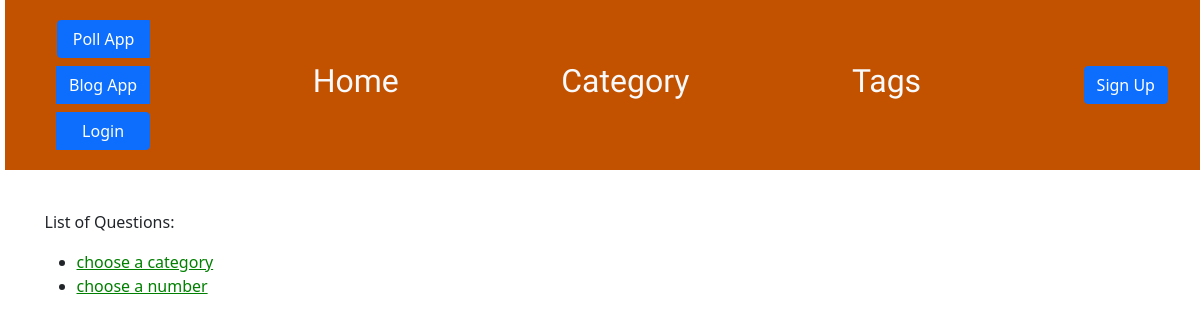
Screenshot of /polls/ with the database file from the repository.
### polls/models.py (models this page shows, shortened)
class Question(models.Model):
    question_text = models.CharField(max_length=200)
    pub_date = models.DateTimeField('date published')
    def __str__(self):
        return self.question_text

### polls/views.py (the view)
# urls.py: path('' , views.IndexView.as_view() , name = 'index'),
class IndexView(generic.ListView):
    template_name = 'polls/index.html'
    context_object_name = 'questions_list'
    def get_queryset(self):
        print("kkk")
        print(Question.objects.filter(pub_date__lte = timezone.now()).order_by('-pub_date')[:5])
        """Return the last five published questions."""
        return Question.objects.filter(pub_date__lte = timezone.now()).order_by('-pub_date')[:5]

### polls/templates/polls/index.html
{% extends 'blog/base.html' %}
{% load static %}
{% block content %}
<link rel="stylesheet" type="text/css" href="{% static 'polls/style.css' %}">
<p>List of Questions: </p>
{% if questions_list %}
<ul>
    {% for que in questions_list %}
    <li><a href="{% url 'polls:detail' que.id %}">{{ que.question_text }}</a></li>
    {% endfor %}
</ul>
{% else %}
<p>No polls are available.</p>
{% endif %}
{% endblock %}

### blog/static/css/blog.css (style rules this page uses)
body { padding-left: 5px; }

### polls/static/css/style.css (style rules this page uses)
li a { color: green; padding: auto; }

### rows the page displays
Question: question_text "choose a category"
Question: question_text "choose a number"
